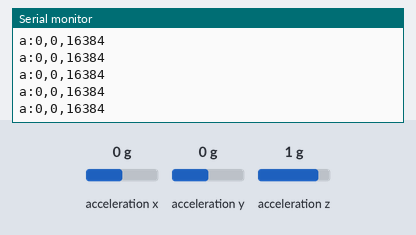
A sketch run on a simulated Arduino Uno, built with avr-gcc and run on an emulated ATmega328P. On the bench: the last lines printed to the serial monitor. Wiring (inferred from the names in the program): MPU-6050 motion sensor at I2C address 0x68. Inputs (shaded band) come from the test bench; at power-on: acceleration x 0 g, acceleration y 0 g, acceleration z 1 g.

Above: at 1.2 s.
1.3 s: acceleration x set to -1.4 g
At 1.33 s:
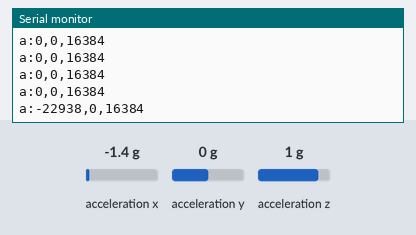
2.8 s: acceleration y set to -1.4 g
At 2.85 s:
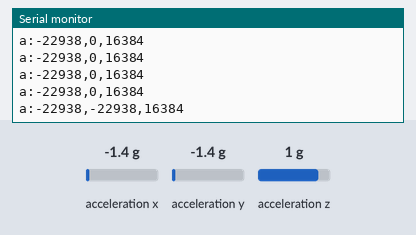
4.3 s: acceleration z set to -1.4 g
At 4.38 s:
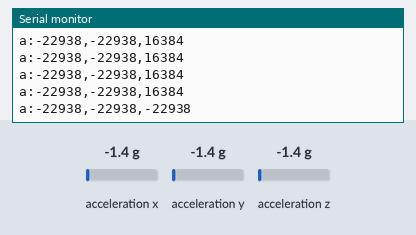

Measured:
- after the input at 1.3 s, the serial monitor: prints a new line at once (image 1)
- after the input at 2.8 s, the serial monitor: prints a new line at once (image 2)
- after the input at 4.3 s, the serial monitor: prints a new line after 0.07 s (image 3)

The sketch:

i2c-mpu-raw.ino
```cpp
// Raw Wire access to an MPU-6050 at 0x68: is it there, who is it, then accel X/Y/Z every 100 ms.
#include <Wire.h>

void setup() {
  Serial.begin(115200);
  Wire.begin();
  Wire.beginTransmission(0x68);
  Serial.print("ack:"); Serial.println(Wire.endTransmission());
  Wire.beginTransmission(0x68); Wire.write(0x75); Wire.endTransmission(false);
  Wire.requestFrom(0x68, 1);
  Serial.print("who:"); Serial.println(Wire.read(), HEX);
  Wire.beginTransmission(0x68); Wire.write(0x6B); Wire.write(0); Wire.endTransmission();   // wake up
}

void loop() {
  Wire.beginTransmission(0x68); Wire.write(0x3B); Wire.endTransmission(false);
  Wire.requestFrom(0x68, 6);
  int16_t ax = Wire.read() << 8; ax |= Wire.read();
  int16_t ay = Wire.read() << 8; ay |= Wire.read();
  int16_t az = Wire.read() << 8; az |= Wire.read();
  Serial.print("a:"); Serial.print(ax); Serial.print(','); Serial.print(ay); Serial.print(','); Serial.println(az);
  delay(100);
}
```
